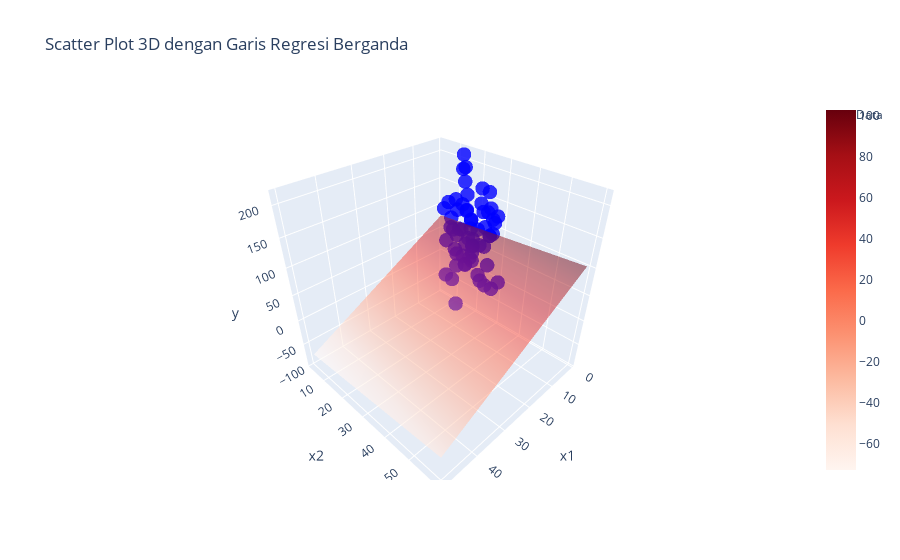

The notebook cell this image was saved under:
### Markdown cell above
<div style="font-family: 'Georgia', 'Garamond', serif; 
            font-size: 22px; 
            background-color: #A8C686; 
            color: #FFFFFF; 
            font-weight: bold; 
            text-align: center; 
            padding: 0px 0px; 
            border-radius: 0; 
            width: 100%; 
            letter-spacing: 1px;">
   Regresi dan Plot 3D
</div>

### Code cell
import plotly.graph_objects as go
import numpy as np
import pandas as pd
import statsmodels.api as sm

#Mengahasilkan data acak
np.random.seed(33)
x1 = np.random.randint(1, 7, 62)
x2 = np.random.randint(9, 31, 62)
y = 10 + 2 * x1 + 3 * x2 + np.random.normal(0, 71, 62)

#Membuat dataframe
df = pd.DataFrame({
    "x1": x1,
    "x2": x2,
    "y": y
})

#Analisis regresi berganda
x =sm.add_constant(df[["x1", "x2"]])
model = sm.OLS(df["y"], x).fit()

#Mendapatkan koefisien regresi
koefisien = model.params

#Scatter plot 3D
scatter_plot = go.Scatter3d(
    x=df["x1"],
    y=df["x2"],
    z=df["y"], 
    mode="markers",
    marker=dict(
        size=5,
        color="blue",
        opacity=0.8
    ),
    name="Data"
)

#Membuat grid untuk permukaan regresi
x1_grid, x2_grid = np.meshgrid(np.linspace(1, 50, 10), np.linspace(3, 60, 10))
y_pred = koefisien.iloc[0] + koefisien.iloc[1] * x1_grid + koefisien.iloc[2] * x2_grid

#Permukaan regresi 3D
regresion_surface = go.Surface(
    x=x1_grid,
    y=x2_grid,
    z=y_pred,
    colorscale="Reds",
    opacity=0.5,
    name="Garis Regresi"
)

#Membuat layout plot
layout = go.Layout(
    title="Scatter Plot 3D dengan Garis Regresi Berganda",
    scene=dict(
        xaxis_title="x1",
        yaxis_title="x2",
        zaxis_title="y"
    ),
    showlegend=True 
)

#Membuat figure dengan scatter plot dan permukaan regresi
fig = go.Figure(data=[scatter_plot, regresion_surface], layout=layout)

#Menampilkan plot
fig.show()

### Figure 1 — Plotly figure (JSON) as saved in the notebook; plotly's stock layout.template omitted (floating-point values rounded to 4 significant figures)
{"data": [{"marker": {"color": "blue", "opacity": 0.8, "size": 5}, "mode": "markers", "name": "Data", "type": "scatter3d", "x": [5, 1, 3, 3, 2, 2, 4, 6, 4, 5, 3, 6, 4, 2, 6, 5, 3, 5, 4, 1, 1, 3, 1, 5, 1, 1, 4, 2, 4, 4, 3, 4, 3, 2, 5, 4, 4, 4, 2, 3, 1, 1, 5, 5, 2, 3, 6, 3, 4, 5, 2, 2, 5, 2, 4, 2, 5, 1, 3, 5, 1, 5], "y": [28, 30, 19, 17, 9, 22, 24, 23, 16, 18, 26, 20, 14, 23, 19, 9, 28, 20, 9, 25, 18, 25, 28, 19, 13, 17, 30, 18, 14, 20, 17, 12, 27, 14, 30, 28, 16, 25, 26, 20, 27, 24, 22, 15, 11, 13, 23, 22, 14, 18, 11, 24, 10, 10, 11, 22, 11, 15, 20, 16, 15, 25], "z": [-1.899, -2.346, 89.1, 10.22, 89.48, -3.209, 68.87, 71.04, 83.72, 201.6, 168.3, 68.63, 118.3, 125.9, 42.01, 114.2, 123.4, 77.2, 47.79, 22.44, 33.54, 66.02, 124.7, 127.4, 120.6, 98.42, -7.114, 101.0, 3.954, 34.74, 11.61, -31.66, 90.93, 212.4, 105.5, 95.47, 194.3, -2.306, 137.7, 56.6, 110.4, 124.9, 35.75, 73.42, 27.86, -91.24, 69.88, 93.02, 30.11, 177.4, 128.8, 99.38, -23.19, 67.59, 78.59, 139.6, 129.6, 113.3, 70.34, 87.57, 142.1, 176.6]}, {"colorscale": [[0, "rgb(255,245,240)"], [0.125, "rgb(254,224,210)"], [0.25, "rgb(252,187,161)"], [0.375, "rgb(252,146,114)"], [0.5, "rgb(251,106,74)"], [0.625, "rgb(239,59,44)"], [0.75, "rgb(203,24,29)"], [0.875, "rgb(165,15,21)"], [1, "rgb(103,0,13)"]], "name": "Garis Regresi", "opacity": 0.5, "type": "surface", "x": [[1.0, 6.444, 11.89, 17.33, 22.78, 28.22, 33.67, 39.11, 44.56, 50.0], [1.0, 6.444, 11.89, 17.33, 22.78, 28.22, 33.67, 39.11, 44.56, 50.0], [1.0, 6.444, 11.89, 17.33, 22.78, 28.22, 33.67, 39.11, 44.56, 50.0], [1.0, 6.444, 11.89, 17.33, 22.78, 28.22, 33.67, 39.11, 44.56, 50.0], [1.0, 6.444, 11.89, 17.33, 22.78, 28.22, 33.67, 39.11, 44.56, 50.0], [1.0, 6.444, 11.89, 17.33, 22.78, 28.22, 33.67, 39.11, 44.56, 50.0], [1.0, 6.444, 11.89, 17.33, 22.78, 28.22, 33.67, 39.11, 44.56, 50.0], [1.0, 6.444, 11.89, 17.33, 22.78, 28.22, 33.67, 39.11, 44.56, 50.0], [1.0, 6.444, 11.89, 17.33, 22.78, 28.22, 33.67, 39.11, 44.56, 50.0], [1.0, 6.444, 11.89, 17.33, 22.78, 28.22, 33.67, 39.11, 44.56, 50.0]], "y": [[3.0, 3.0, 3.0, 3.0, 3.0, 3.0, 3.0, 3.0, 3.0, 3.0], [9.333, 9.333, 9.333, 9.333, 9.333, 9.333, 9.333, 9.333, 9.333, 9.333], [15.67, 15.67, 15.67, 15.67, 15.67, 15.67, 15.67, 15.67, 15.67, 15.67], [22.0, 22.0, 22.0, 22.0, 22.0, 22.0, 22.0, 22.0, 22.0, 22.0], [28.33, 28.33, 28.33, 28.33, 28.33, 28.33, 28.33, 28.33, 28.33, 28.33], [34.67, 34.67, 34.67, 34.67, 34.67, 34.67, 34.67, 34.67, 34.67, 34.67], [41.0, 41.0, 41.0, 41.0, 41.0, 41.0, 41.0, 41.0, 41.0, 41.0], [47.33, 47.33, 47.33, 47.33, 47.33, 47.33, 47.33, 47.33, 47.33, 47.33], [53.67, 53.67, 53.67, 53.67, 53.67, 53.67, 53.67, 53.67, 53.67, 53.67], [60.0, 60.0, 60.0, 60.0, 60.0, 60.0, 60.0, 60.0, 60.0, 60.0]], "z": [[80.83, 63.76, 46.69, 29.63, 12.56, -4.509, -21.58, -38.64, -55.71, -72.78], [83.28, 66.21, 49.14, 32.08, 15.01, -2.059, -19.13, -36.19, -53.26, -70.33], [85.73, 68.66, 51.59, 34.53, 17.46, 0.3912, -16.68, -33.74, -50.81, -67.88], [88.18, 71.11, 54.04, 36.98, 19.91, 2.841, -14.23, -31.29, -48.36, -65.43], [90.63, 73.56, 56.49, 39.43, 22.36, 5.292, -11.78, -28.84, -45.91, -62.98], [93.08, 76.01, 58.94, 41.88, 24.81, 7.742, -9.325, -26.39, -43.46, -60.53], [95.53, 78.46, 61.39, 44.33, 27.26, 10.19, -6.875, -23.94, -41.01, -58.08], [97.98, 80.91, 63.84, 46.78, 29.71, 12.64, -4.425, -21.49, -38.56, -55.63], [100.4, 83.36, 66.29, 49.23, 32.16, 15.09, -1.975, -19.04, -36.11, -53.18], [102.9, 85.81, 68.75, 51.68, 34.61, 17.54, 0.4757, -16.59, -33.66, -50.73]]}], "layout": {"scene": {"xaxis": {"title": {"text": "x1"}}, "yaxis": {"title": {"text": "x2"}}, "zaxis": {"title": {"text": "y"}}}, "showlegend": true, "title": {"text": "Scatter Plot 3D dengan Garis Regresi Berganda"}}}
